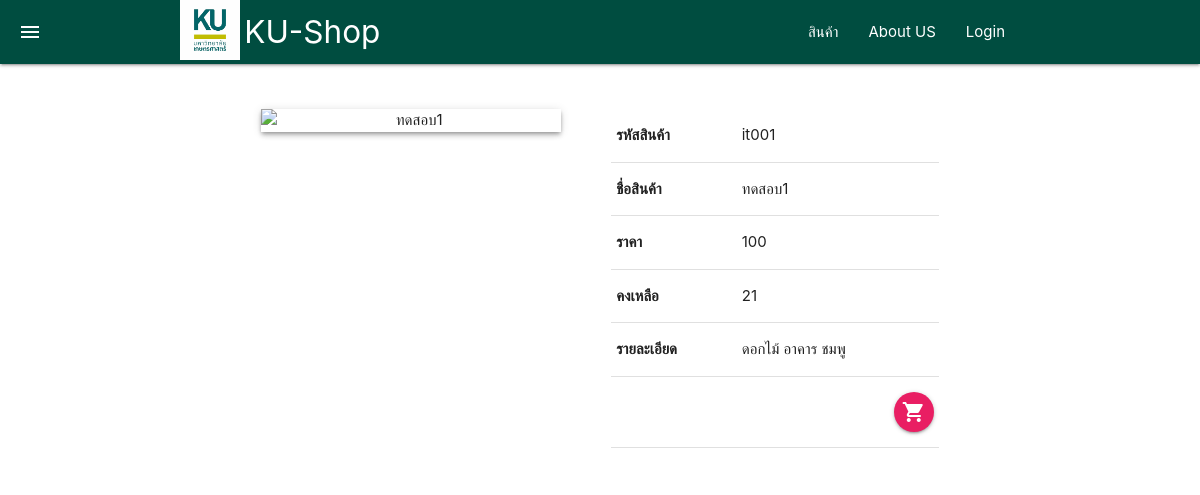
Page /item_show.php?item_id=it001 on the committed database.
### tables this page shows
CREATE TABLE `item` (
  `item_id` varchar(100) NOT NULL,
  `item_name` varchar(100) DEFAULT NULL,
  `item_price` float DEFAULT 0,
  `cur_stk` int(11) DEFAULT 0,
  `item_rem` text DEFAULT NULL,
  `item_img` varchar(3000) DEFAULT NULL
);

### item_show.php (the view, shortened to what this page needs)
<?php
    include "connector.php";
?>
<!DOCTYPE html>
<html lang="en">
<head>
    <link rel="stylesheet" href="./css/materialize.min.css">
    <link rel="stylesheet" href="./iconfont/material-icons.css">
</head>
<body>
    <?php
        include "menuheader.php";
    ?>
    <div class="container">
        <?php
            $sql_data="SELECT * FROM item WHERE item_id ='".$_GET['item_id']."' ";
            $res_data=$db->query($sql_data);
            $data_arr=$res_data->fetch(PDO::FETCH_ASSOC);
        ?>
        <br><br>
        <div class="row">
            <div class="col s12 offset-l1">
                <div class="row">
                    <div class="col s12 m6 l5 center">
                        <img src="./it_img/<?=$data_arr['item_img']?>"
                                            alt="<?=$data_arr['item_name']?>"
                                            class="materialboxed z-depth-2" width="300px">
                    </div>
                    <div class="col s12 m6 l5">
                        <table>
                            <tr>
                                <th>รหัสสินค้า</th>
                                <td><?=$data_arr['item_id']?></td>
                            </tr>
                            <tr>
                                <th>ชื่อสินค้า</th>
                                <td><?=$data_arr['item_name']?></td>
                            </tr>
                            <tr>
                                <th>ราคา</th>
                                <td><?=$data_arr['item_price']?></td>
                            </tr>
                            <tr>
                                <th>คงเหลือ</th>
                                <td><?=$data_arr['cur_stk']?></td>
                            </tr>
                            <tr>
                                <th>รายละเอียด</th>
                                <td><?=$data_arr['item_rem']?></td>
                            </tr>
                            <tr>
                                <td>
                                </td>
                                <td class="right-align">
                                    <?php if($_SESSION['u_level']!='admin') { ?>
                                    <a href="cart_add.php?item_id=<?=$data_arr['item_id']?>" class="btn btn-floating pink"><i class="material-icons">shopping_cart</i></a>
                                    <?php } ?>
                                </td>
                            </tr>
                        </table>
                    </div>
                </div>
            </div>
        </div>
    </div>
</body>
</html>

### rows in the picture
item: item_id "it001", item_name "ทดสอบ1", item_price "100", cur_stk "21", item_rem "ดอกไม้ อาคาร ชมพู"
